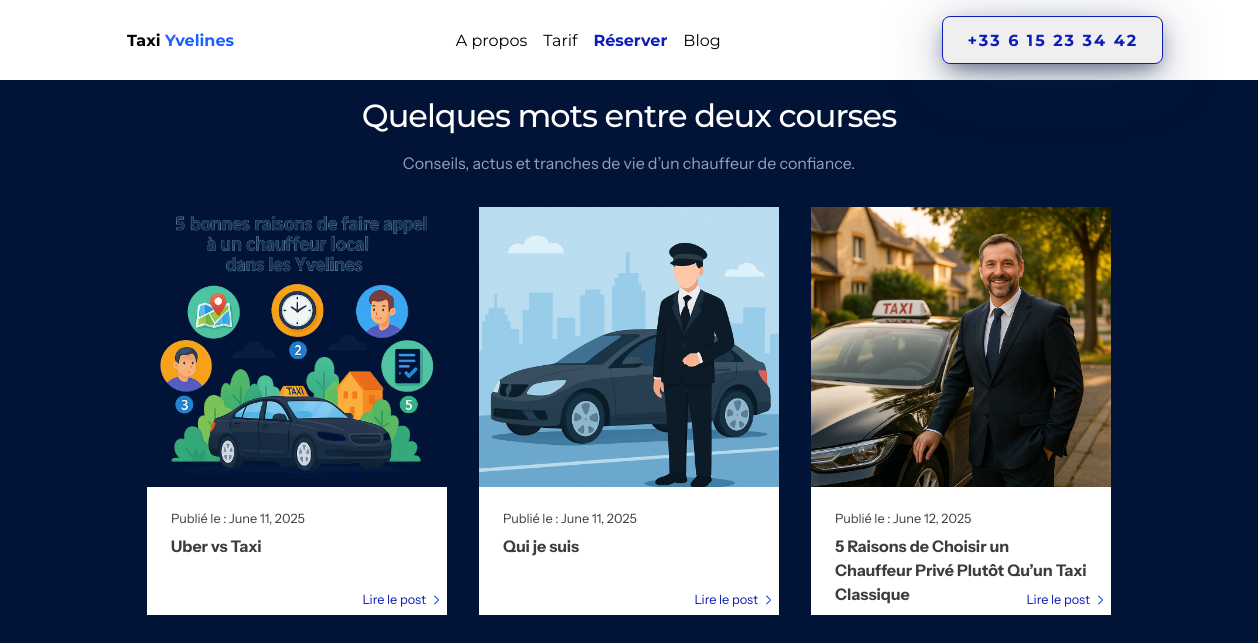
/blog/, run on an earlier commit of the app's database.
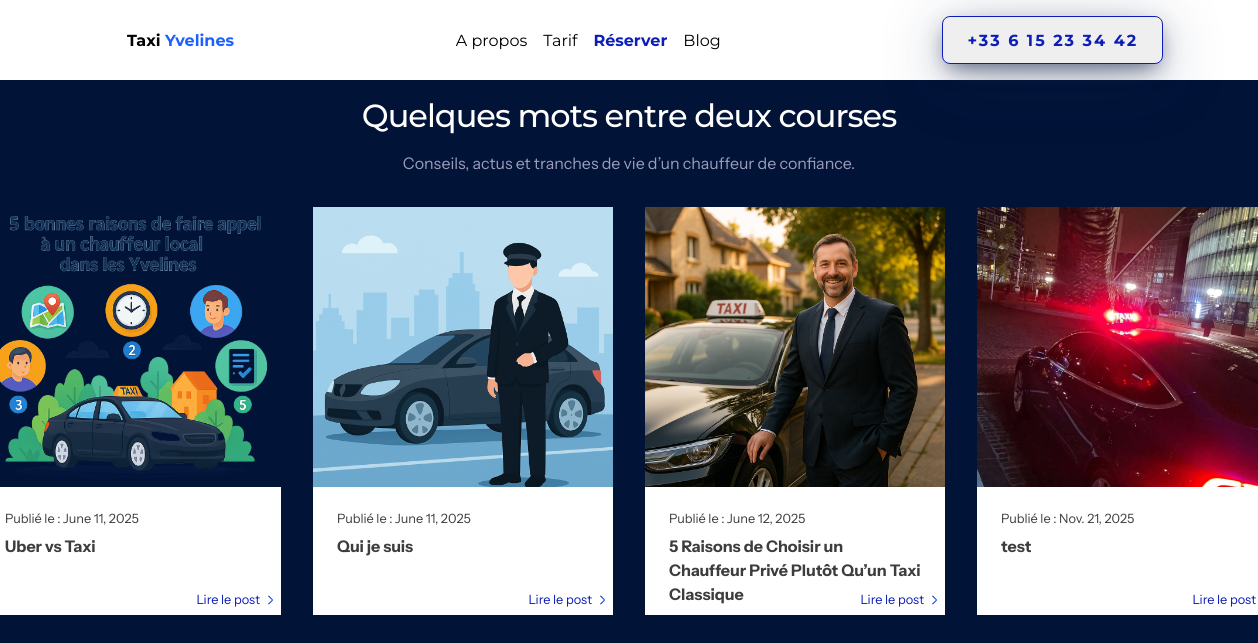
And on a later commit of the database.
### blog/models.py (models this page shows)
class Article(models.Model):
    title = models.CharField(max_length=200)
    content = models.TextField()
    pub_date = models.DateField(auto_now_add=True)
    user = models.ForeignKey(User, on_delete=models.CASCADE)
    image = models.ImageField(upload_to='articles/', blank=True, null=True)
    def __str__(self):
        return self.title

### blog/views.py (the view)
# urls.py: path("", views.display_blog, name="blog"),
def display_blog(request):
    articles = Article.objects.all()
    return render(request, "blog/blog.html", {"articles": articles})

### templates/blog/blog.html
{% extends "core/base.html" %}
{% load static %}
{% block content %}
{% include "includes/navbar.html" %}
<div class="main-blog">
  <div class="header-blog">
    <h1>Quelques mots entre deux courses</h1>
    <p>Conseils, actus et tranches de vie d’un chauffeur de confiance.</p>
  </div>
  <div class="articles-container">
    {% for article in articles  %}
      <a href="{% url "article_detail" article.id %}">
        <div class="article">
          {% if article.image %}
            <img class="article-img" src="{{ article.image.url }}" alt="image-article">
          {% else %}
            <img class="article-img" src="{% static "images/default_article.png" %}" alt="image-article">
          {% endif %}
          <div class="article-infos">
            <span class="pub_date">Publié le : {{ article.pub_date }}</span>
            <p><strong>{{ article }}</strong></p>
            <div class="article-detail">
              <span>Lire le post</span>
              <img src="{% static "images/Vector.png" %}" alt="">
            </div>
          </div>
        </div>
      </a>
    {% endfor %}
  </div>
</div>
{% endblock %}

What changed in the data, as far as the page shows it:
added Article: image (picture), pub_date "Nov. 21, 2025", title "test"
